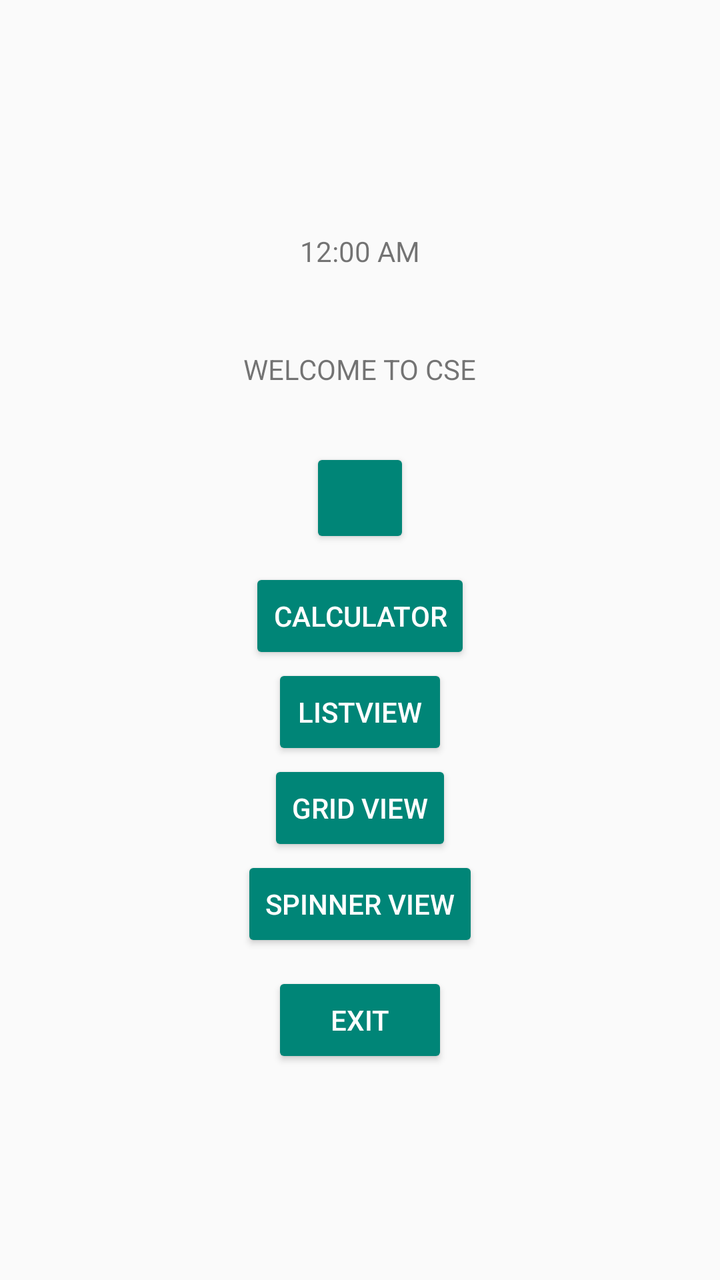
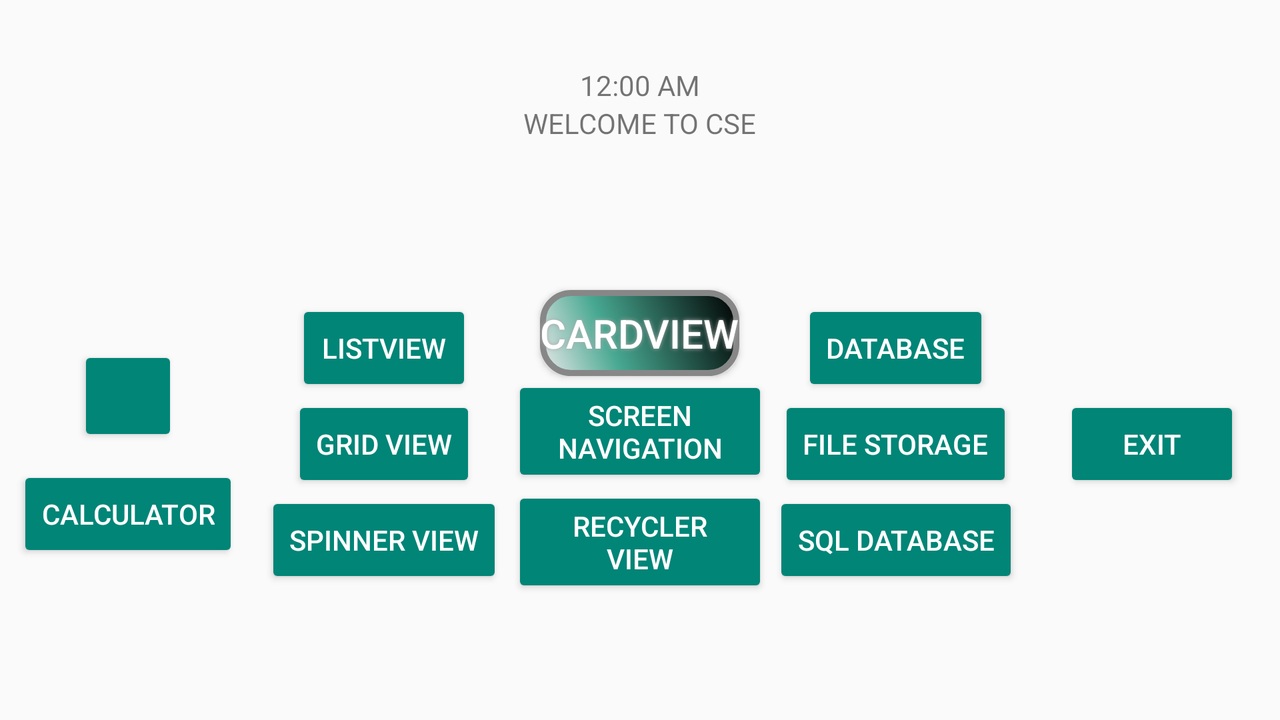

Compare how this app lays out the same screen by default and in its alternative resource folder. The renders come first, then the two layout files and the values they reference.
<!-- AndroidManifest.xml: application theme Theme.CSE -->
<!-- res/layout/activity_main.xml -->
<?xml version="1.0" encoding="utf-8"?>
<LinearLayout xmlns:android="http://schemas.android.com/apk/res/android"
    xmlns:app="http://schemas.android.com/apk/res-auto"
    xmlns:tools="http://schemas.android.com/tools"
    android:layout_width="match_parent"
    android:layout_height="match_parent"
    android:orientation="vertical"
    android:gravity="center"
    tools:context=".MainActivity">
    <DigitalClock
        android:layout_width="wrap_content"
        android:layout_height="wrap_content"
        android:layout_margin="20dp"/>

    <TextView
        android:id="@+id/textView2"
        android:layout_marginTop="20dp"
        android:layout_marginBottom="20dp"
        android:layout_width="wrap_content"
        android:layout_height="wrap_content"
        android:text="WELCOME TO CSE"
        android:layout_gravity="center"
        />

    <Button
        android:id="@+id/button2"

        android:layout_width="50dp"
        android:layout_height="50dp"
        android:layout_gravity="center"
        android:layout_margin="10dp"
        style="@style/Widget.AppCompat.Button.Colored"
        android:drawableLeft="@drawable/login" />
<Button
    android:layout_width="wrap_content"
    android:layout_height="wrap_content"
    android:text="calculator"
    style="@style/Widget.AppCompat.Button.Colored"
    android:id="@+id/cal1"/>
    <Button
        style="@style/Widget.AppCompat.Button.Colored"
        android:layout_width="wrap_content"
        android:layout_height="wrap_content"
        android:text="ListView"
        android:id="@+id/l1"/>

    <Button
        style="@style/Widget.AppCompat.Button.Colored"
        android:layout_width="wrap_content"
        android:layout_height="wrap_content"
        android:text="Grid View"
        android:id="@+id/gd1"/>
    <Button
        style="@style/Widget.AppCompat.Button.Colored"
        android:layout_width="wrap_content"
        android:layout_height="wrap_content"
        android:text="spinner View"
        android:id="@+id/sb1"/>
        <Button
            style="@style/Widget.AppCompat.Button.Colored"
            android:id="@+id/exit"
            android:layout_width="wrap_content"
            android:layout_height="wrap_content"
            android:layout_margin="10dp"
            android:text="EXIT"/>




</LinearLayout>
<!-- resources referenced by this layout -->
<resources>
  <style name="Theme.CSE" parent="Theme.AppCompat.DayNight.DarkActionBar">
          
          <item name="colorPrimary">#ed5b2d</item>
          <item name="colorPrimaryVariant">#ffce6d</item>
          <item name="colorOnPrimary">@color/white</item>
          
          <item name="colorSecondary">@color/teal_200</item>
          <item name="colorSecondaryVariant">@color/teal_700</item>
          <item name="colorOnSecondary">@color/black</item>
          
          <item name="android:statusBarColor" tools:targetApi="l">?attr/colorPrimaryVariant</item>
          
      </style>
  <color name="white">#FFFFFFFF</color>
  <color name="teal_200">#FF03DAC5</color>
  <color name="teal_700">#FF018786</color>
  <color name="black">#FF000000</color>
</resources>
<!-- res/layout-land/activity_main.xml (the author's variant of the layout above) -->
<!-- drawn on the phone turned sideways -->
<?xml version="1.0" encoding="utf-8"?>
<LinearLayout xmlns:android="http://schemas.android.com/apk/res/android"
    xmlns:app="http://schemas.android.com/apk/res-auto"
    xmlns:tools="http://schemas.android.com/tools"
    android:layout_width="match_parent"
    android:layout_height="match_parent"
    android:orientation="vertical"
    android:gravity="center"

    tools:context=".MainActivity">

    <LinearLayout
        android:layout_width="match_parent"
        android:layout_height="168dp"
        android:layout_weight="1"
        android:gravity="center"
        android:orientation="vertical">

        <DigitalClock
            android:layout_width="wrap_content"
            android:layout_height="wrap_content"
            android:layout_marginTop="20dp" />


        <TextView
            android:id="@+id/textView2"
            android:layout_width="wrap_content"
            android:layout_height="wrap_content"
            android:layout_gravity="center"

            android:text="WELCOME TO CSE" />
    </LinearLayout>
<LinearLayout
    android:layout_width="match_parent"
    android:layout_height="match_parent"
    android:layout_weight="1"
    android:orientation="horizontal">
    <LinearLayout
        android:layout_width="match_parent"
        android:layout_height="match_parent"
        android:orientation="vertical"
        android:gravity="center"
        android:layout_weight="1">
        <Button
            android:id="@+id/button2"

            android:layout_width="50dp"
            android:layout_height="50dp"
            android:layout_gravity="center"
            android:layout_margin="10dp"
            style="@style/Widget.AppCompat.Button.Colored"
            android:drawableLeft="@drawable/login" />
        <Button
            android:layout_width="wrap_content"
            android:layout_height="wrap_content"
            android:text="calculator"
            style="@style/Widget.AppCompat.Button.Colored"
            android:id="@+id/cal1"/>

    </LinearLayout>
    <LinearLayout
        android:layout_width="match_parent"
        android:layout_height="match_parent"
        android:orientation="vertical"
        android:gravity="center"
        android:layout_weight="1">
        <Button
            style="@style/Widget.AppCompat.Button.Colored"
            android:layout_width="wrap_content"
            android:layout_height="wrap_content"
            android:text="ListView"
            android:id="@+id/l1"/>

        <Button
            style="@style/Widget.AppCompat.Button.Colored"
            android:layout_width="wrap_content"
            android:layout_height="wrap_content"
            android:text="Grid View"
            android:id="@+id/gd1"/>
        <Button
            style="@style/Widget.AppCompat.Button.Colored"
            android:layout_width="wrap_content"
            android:layout_height="wrap_content"
            android:text="spinner View"
            android:id="@+id/sb1"/>

    </LinearLayout>
    <LinearLayout
        android:layout_width="match_parent"
        android:layout_height="match_parent"
        android:orientation="vertical"
        android:gravity="center"
        android:layout_weight="1">
        <Button
            android:id="@+id/cdv1"

            android:layout_width="wrap_content"
            android:layout_height="43dp"
            android:background="@drawable/buttonshape"


            android:shadowColor="#A8A8A8"
            android:shadowDx="0"
            android:shadowDy="0"
            android:shadowRadius="5"
            android:text="CARDVIEW"
            android:textColor="#FFFFFF"
            android:textSize="20dp" />
        <Button
            android:layout_width="wrap_content"
            android:layout_height="wrap_content"
            android:text="Screen navigation"
            android:id="@+id/navib1"
            style="@style/Widget.AppCompat.Button.Colored"/>
        <Button
            android:layout_width="wrap_content"
            android:layout_height="wrap_content"
            android:text="Recycler View"
            android:id="@+id/reb1"
            style="@style/Widget.AppCompat.Button.Colored"/>

    </LinearLayout>
    <LinearLayout
        android:layout_width="match_parent"
        android:layout_height="match_parent"
        android:orientation="vertical"
        android:gravity="center"
        android:layout_weight="1">

        <Button
            android:layout_width="wrap_content"
            android:layout_height="wrap_content"
            android:text="Database"
            android:id="@+id/db1"
            style="@style/Widget.AppCompat.Button.Colored"/>
        <Button
            android:layout_width="wrap_content"
            android:layout_height="wrap_content"
            android:text="File Storage"
            android:id="@+id/fdb1"
            style="@style/Widget.AppCompat.Button.Colored"/>
        <Button
            android:layout_width="wrap_content"
            android:layout_height="wrap_content"
            android:text="SQL DataBase"
            android:id="@+id/sdb1"
            style="@style/Widget.AppCompat.Button.Colored"/>

    </LinearLayout>

    <LinearLayout
        android:layout_width="match_parent"
        android:layout_height="match_parent"
        android:orientation="vertical"
        android:gravity="center"
        android:layout_weight="1">
        <Button
            style="@style/Widget.AppCompat.Button.Colored"
            android:id="@+id/exit"
            android:layout_width="wrap_content"
            android:layout_height="wrap_content"
            android:layout_margin="10dp"
            android:text="EXIT"
            />
    </LinearLayout>

</LinearLayout>






</LinearLayout>
<!-- resources referenced by the variant -->
<!-- as the phone turned sideways resolves them -->
<resources>
  <!-- drawable buttonshape (drawable) -->
  <?xml version="1.0" encoding="utf-8"?>
  <shape xmlns:android="http://schemas.android.com/apk/res/android" android:shape="rectangle" >
      <corners
          android:radius="14dp"
          />
      <gradient
          android:angle="45"
          android:centerX="35%"
          android:centerColor="#47A891"
          android:startColor="#E8E8E8"
          android:endColor="#000000"
          android:type="linear"
          />
      <padding
          android:left="0dp"
          android:top="0dp"
          android:right="0dp"
          android:bottom="0dp"
          />
      <size
          android:width="90dp"
          android:height="60dp"
          />
      <stroke
          android:width="3dp"
          android:color="#878787"
          />
  </shape>
  <style name="Theme.CSE" parent="Theme.AppCompat.DayNight.DarkActionBar">
          
          <item name="colorPrimary">#ed5b2d</item>
          <item name="colorPrimaryVariant">#ffce6d</item>
          <item name="colorOnPrimary">@color/white</item>
          
          <item name="colorSecondary">@color/teal_200</item>
          <item name="colorSecondaryVariant">@color/teal_700</item>
          <item name="colorOnSecondary">@color/black</item>
          
          <item name="android:statusBarColor" tools:targetApi="l">?attr/colorPrimaryVariant</item>
          
      </style>
  <color name="white">#FFFFFFFF</color>
  <color name="teal_200">#FF03DAC5</color>
  <color name="teal_700">#FF018786</color>
  <color name="black">#FF000000</color>
</resources>
